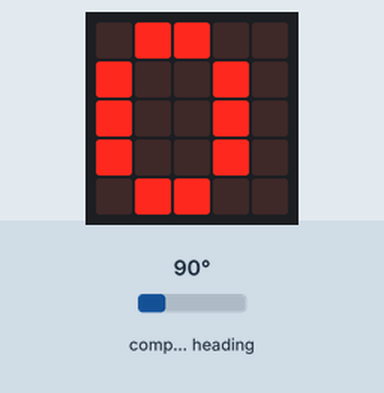
The program below on a simulated Calliope mini (MakeCode). On the bench: the board's 5×5 LED display. Inputs (shaded band) come from the test bench; at power-on: compass heading 90°. The compass is already calibrated.

Above: at 1.2 s.
1.3 s: compass heading set to 49°
2.8 s: compass heading set to 42°
At 4.1 s:
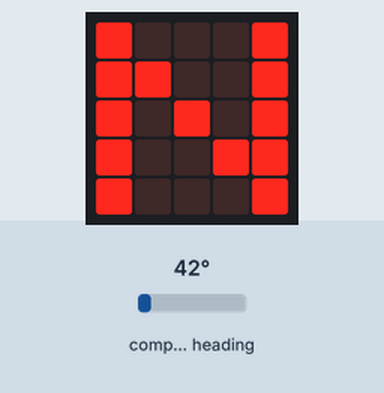
4.5 s: compass heading set to 180°
At 5.5 s:
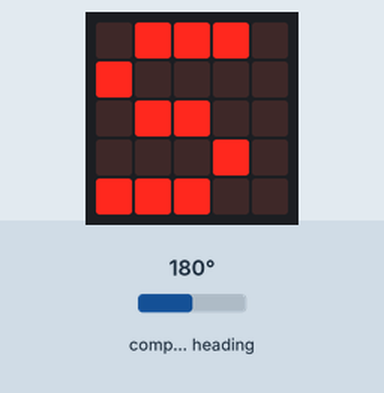
6.1 s: compass heading set to 220°
7.6 s: compass heading set to 228°
At 8.4 s:
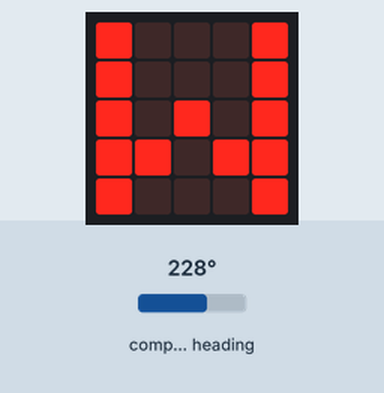
9.2 s: compass heading set to 7°
At 9.8 s:
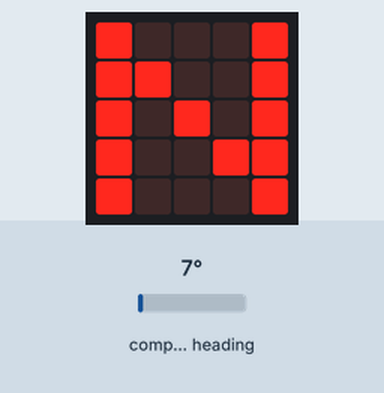
Timing chart, 0 to 11.7 s (numbered marks = the images above; inputs shaded):
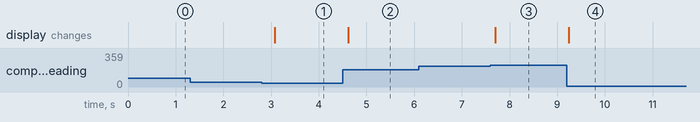

The program:

main.ts
```typescript
let gradzahl = 0
basic.forever(function () {
    gradzahl = input.compassHeading()
    if (gradzahl >= 46 && gradzahl < 135) {
        basic.showString("O")
    } else if (gradzahl >= 135 && gradzahl < 225) {
        basic.showString("S")
    } else if (gradzahl >= 225 && gradzahl < 315) {
        basic.showString("W")
    } else {
        basic.showString("N")
    }
})
```

test.ts
```typescript
// Hier kann man Tests durchführen; diese Datei wird nicht kompiliert, wenn dieses Paket als Erweiterung verwendet wird.
```

Measured:
- the behaviour switches between 46 and 45° on compass heading (found by bisection; images 0 and 1)
- the behaviour switches between 224 and 225° on compass heading (found by bisection; images 2 and 3)
- after the input at 1.3 s, every drawn part: stays the same
- after the input at 2.8 s, the display: changes after 0.28 s (image 1)
- after the input at 4.5 s, the display: changes after 0.12 s (image 2)
- after the input at 6.1 s, every drawn part: stays the same
- after the input at 7.6 s, the display: changes after 0.10 s (image 3)
- after the input at 9.2 s, the display: changes at once (image 4)
